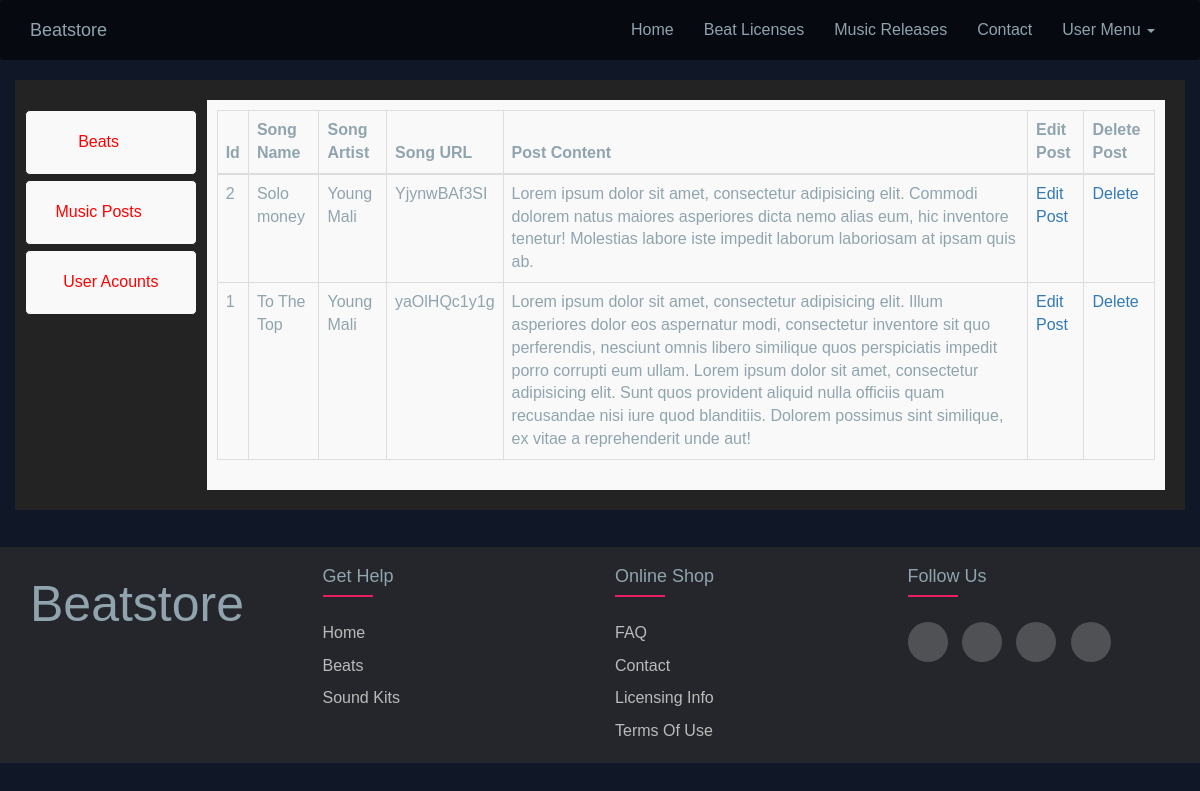
The app's page /cms.php?source=posts (signed in) with its own data.
### tables this page shows
CREATE TABLE `navbar` (
  `id` int(11) NOT NULL,
  `page` varchar(255) NOT NULL,
  `link` varchar(256) NOT NULL
);

CREATE TABLE `music_posts` (
  `id` int(11) NOT NULL,
  `song_name` varchar(255) NOT NULL,
  `song_artist` varchar(255) NOT NULL,
  `song_url` varchar(255) NOT NULL,
  `song_content` text NOT NULL
);

### includes/functions.php (called while the page is built, shortened)
<?php
include 'db.php';
function getNavbar(){
  global $connection;
  $query = 'SELECT * FROM navbar';
  $result = mysqli_query($connection, $query);
  while($row = mysqli_fetch_assoc($result)){
    $page = array(
      'page' => $row['page'],
      'link' => $row['link']
    );
    $pages[] = $page;
  }
  return $pages;
}

### includes/posts.php (the view, shortened to what this page needs)
 <table class="table table-bordered table-hover">
  <thead>
    <tr>
      <th>Id</th>
      <th>Song Name</th>
      <th>Song Artist</th>
      <th>Song URL</th>
      <th>Post Content</th>
      <th>Edit Post</th>
      <th>Delete Post</th>
    </tr>
  </thead>
  <tbody>
<?php
    $query = "SELECT * FROM music_posts ORDER BY id DESC ";
   $result = mysqli_query($connection, $query);
   while($row = mysqli_fetch_assoc($result)){
     $song_name = $row['song_name'];
     $id = $row['id'];
     $song_artist = $row['song_artist'];
     $song_url = $row['song_url'];
     $song_content = $row['song_content'];
     echo "<tr>";
      echo "<td>$id</td>";
      echo "<td>$song_name</td>";
      echo "<td>$song_artist</td>";
      echo "<td>$song_url</td>";
      echo "<td>$song_content</td>";
      echo "<td><a href='cms.php?source=edit_post&edit=$id' >Edit Post</a></td>";
      echo "<td><a href='cms.php?source=post&delete=$id' >Delete</a></td>";
      echo "</tr>";
   }
?>
  </tbody>
</table>

### includes/navbar.php (shortened to what this page needs)
   <nav class="navbar navbar-inverse" id="navbar-scroll">
      <div class="container">
           <div class="navbar-header">
              <a href="index.php" class="navbar-brand" >Beatstore </a>
           </div>
           <div class="collapse navbar-collapse" id="navbar-collapse">
               <ul class="nav navbar-nav navbar-right">
                   <?php
                 foreach(getNavbar() as $key => $value){
                 ?>
                 <li <?php if($link == $value['link']){
                  echo 'class = active';
                 }?>
                 ><a href="<?php echo $value['link'];?>"><?php echo $value['page'];?></a></li>
                 <?php }
                 if(isset($_SESSION['logged_in'])){
                   ?>
                   <li class="dropdown">
                    <a class="toggle" data-target="userMenu" data-toggle="dropdown" aria-expanded="true">
User Menu
                      <span class="caret"></span></a>
                   </li>
                   <?php
                 }else {
                       echo "<li><a href='login.php'>Login</a></li>";
                 }
                 ?>
               </ul>
           </div>
       </div>
   </nav>

### main.css (style rules this page uses)
body { font-family: Oswald, Helvetica, Arial, sans-serif; font-size: 16px; padding: auto; background: #101727; background-position: center center; background-size: cover; }
body { min-height: 100vh; display: flex; flex-direction: column; flex-wrap: wrap; justify-content: space-between; color: #90a4ae; }
#navbar-scroll { padding: 5px 0; position: fixed; }
#navbar-scroll a { color: #90a4ae; }
nav#navbar-scroll { margin-bottom: 0; background: rgba(0,0,0,.6); border: none; position: absolute; width: 100%; z-index: 100; }
* { margin:0; padding:0; box-sizing: border-box; }
ul { list-style: none; }

### seach_bar.css (style rules this page uses)
* { outline: none; }

### records on screen
navbar: page "Home"
navbar: page "Beat Licenses"
navbar: page "Music Releases"
navbar: page "Contact"
music_posts: id "2", song_name "Solo money", song_artist "Young Mali", song_url "YjynwBAf3SI", song_content "Lorem ipsum dolor sit amet, consectetur adipisicing elit. Commodi dolorem natus maiores asperiores dicta nemo alias eum, hic inventore tenetur! Molestias labore iste impedit laborum laboriosam at ipsam quis ab."
music_posts: id "1", song_name "To The Top", song_artist "Young Mali", song_url "yaOlHQc1y1g", song_content "Lorem ipsum dolor sit amet, consectetur adipisicing elit. Illum asperiores dolor eos aspernatur modi, consectetur inventore sit quo perferendis, nesciunt omnis libero similique quos perspiciatis impedit porro corrupti eum ullam. Lorem ipsum dolor sit amet, consectetur adipisicing elit. Sunt quos provident aliquid nulla officiis quam recusandae nisi iure quod blanditiis. Dolorem possimus sint similique, ex vitae a reprehenderit unde aut!"
